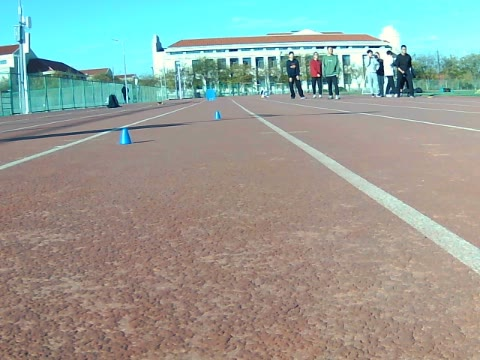
#> input picture cpp/tests/fixtures/field_20261120_primary-680.jpg, 480 x 360 px
$ python -i barrier.py   (imports and definitions only)
#> lines starting #> are read from the running program, lines starting #| are printed output that depends on the picture; after the words box and inside, x2 and y2 are one past the last pixel; in counts of white or black regions, pixels touching at a corner belong together
#> further down, picture is the input picture: shape (360, 480, 3); mean B, G, R 151.7, 159.5, 149.4
#!/usr/bin/python3
# -*- coding: utf-8 -*-
"""识别起点蓝色挡板，确认它出现后再等待移开，产生一次发车信号。"""

from collections import deque
from dataclasses import dataclass

import cv2
import numpy as np

import config as C


@dataclass
class BarrierResult:
    """一帧的挡板判断：状态、蓝色面积比例、是否存在以及是否刚可发车。"""

    state: str
    blue_ratio: float
    barrier_present: bool
    go: bool
    mask: np.ndarray


class BlueBarrierGate:
    """
    两阶段起点门：

      SEEK_BARRIER
          ↓ 5帧中至少3帧检测到蓝板
      ARMED
          ↓ 连续3帧蓝板消失
      GO

    这样不会因为程序启动时刚好没检测到蓝色，就直接误发车。
    """

    SEEK_BARRIER = "SEEK_BARRIER"
    ARMED = "ARMED"
    GO = "GO"

    def __init__(self):
        """从寻找挡板开始，准备多帧确认记录和连续消失计数。"""
        self.state = self.SEEK_BARRIER
        self.arm_hist = deque(maxlen=C.BARRIER_ARM_WINDOW)
        self.clear_streak = 0

    @staticmethod
    def _mask(frame):
        """按配置筛出蓝色像素并去除小噪点，返回与输入等大的黑白掩膜。"""
        hsv = cv2.cvtColor(frame, cv2.COLOR_BGR2HSV)
#> hsv: shape (360, 480, 3); mean H, S, V 36.6, 67.3, 175.4

        lower = np.array(C.BARRIER_BLUE_LOWER, dtype=np.uint8)
        upper = np.array(C.BARRIER_BLUE_UPPER, dtype=np.uint8)

        mask = cv2.inRange(hsv, lower, upper)
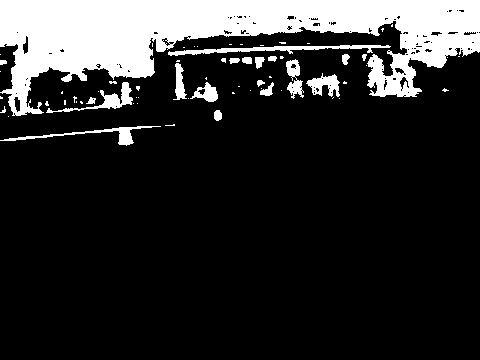
#> mask: shape (360, 480); 17.5% white; 67 white regions (48 under 20 px), largest, box (x1, y1, x2, y2) and area: (0, 0, 480, 116) 26040, (168, 45, 391, 56) 863, (0, 126, 161, 146) 574

        # 小量形态学去噪，不改变主体面积太多
        kernel = np.ones((3, 3), np.uint8)
        mask = cv2.morphologyEx(
            mask,
            cv2.MORPH_OPEN,
            kernel,
            iterations=1,
        )
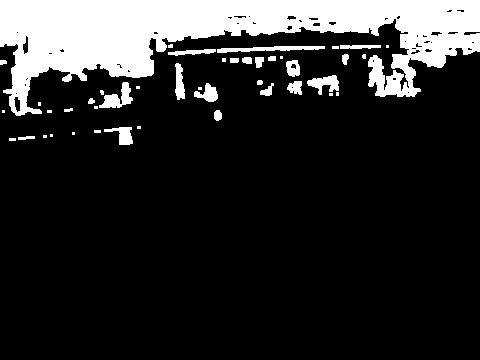
#> mask: shape (360, 480); 16.9% white; 44 white regions (18 under 20 px), largest, box (x1, y1, x2, y2) and area: (0, 0, 480, 116) 25681, (217, 46, 325, 53) 432, (99, 82, 133, 108) 416

        return mask

    def update(self, frame):
        """用当前画面推进挡板状态，只在首次满足移开条件时返回发车信号。"""
        mask = self._mask(frame)

        blue_ratio = cv2.countNonZero(mask) / float(mask.shape[0] * mask.shape[1])
#> blue_ratio = 0.169

        present = blue_ratio >= C.BARRIER_BLUE_RATIO_THRESHOLD
#> present = False

        go = False

        if self.state == self.SEEK_BARRIER:
            self.arm_hist.append(1 if present else 0)

            if (
                len(self.arm_hist) == C.BARRIER_ARM_WINDOW
                and sum(self.arm_hist) >= C.BARRIER_ARM_HITS
            ):
                self.state = self.ARMED
                self.clear_streak = 0

        elif self.state == self.ARMED:
            if present:
                self.clear_streak = 0
            else:
                self.clear_streak += 1

                if self.clear_streak >= C.BARRIER_CLEAR_FRAMES:
                    self.state = self.GO
                    go = True

        return BarrierResult(
            state=self.state,
            blue_ratio=float(blue_ratio),
            barrier_present=bool(present),
            go=bool(go),
            mask=mask,
        )

>>> import cv2
>>> picture = cv2.imread('../../tests/fixtures/field_20261120_primary-680.jpg')
>>> result = BlueBarrierGate().update(picture)

$ run again, on cpp/tests/fixtures/field_20261120_primary-687.jpg
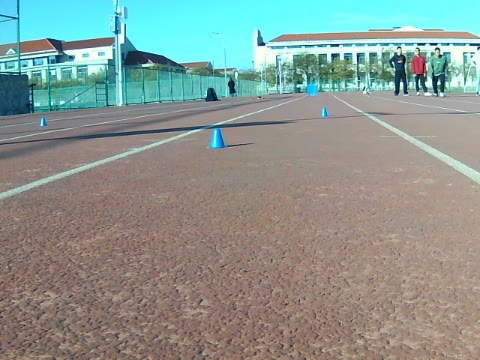
#> input picture cpp/tests/fixtures/field_20261120_primary-687.jpg, 480 x 360 px
#> picture is the input picture: shape (360, 480, 3); mean B, G, R 144.8, 151.3, 138.1
#> hsv: shape (360, 480, 3); mean H, S, V 39.2, 66.6, 165
#> in _mask, `mask = cv2.inRange(hsv, lower, upper)`:
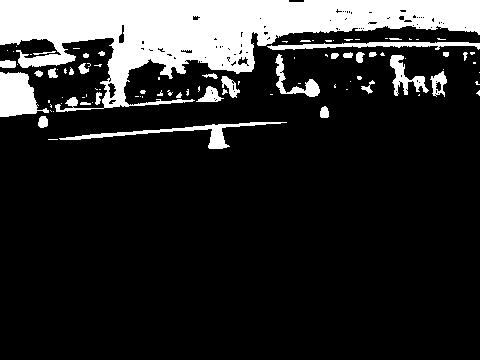
#> mask: shape (360, 480); 17.1% white; 92 white regions (59 under 20 px), largest, box (x1, y1, x2, y2) and area: (0, 0, 480, 112) 22865, (0, 72, 49, 117) 1436, (59, 122, 287, 149) 1053
#> in _mask, `mask = cv2.morphologyEx( mask, cv2.MORPH_OPEN, kernel, iterations=1, )`:
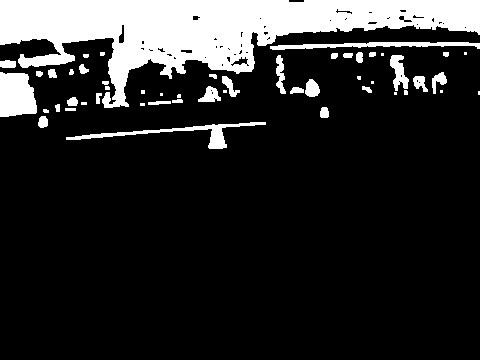
#> mask: shape (360, 480); 16.5% white; 51 white regions (16 under 20 px), largest, box (x1, y1, x2, y2) and area: (0, 0, 480, 108) 22248, (0, 72, 37, 117) 1400, (66, 122, 266, 149) 999
#> blue_ratio = 0.165
#> present = False

$ run again, on cpp/tests/fixtures/field_20261120_primary-688.jpg
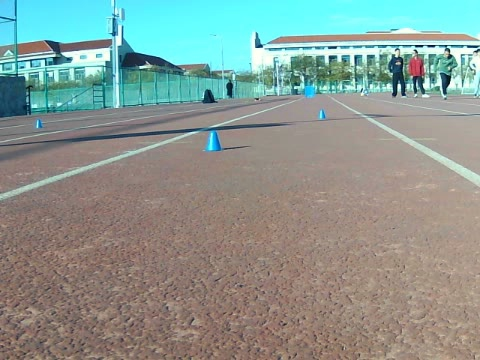
#> input picture cpp/tests/fixtures/field_20261120_primary-688.jpg, 480 x 360 px
#> picture is the input picture: shape (360, 480, 3); mean B, G, R 145.7, 152.1, 138.1
#> hsv: shape (360, 480, 3); mean H, S, V 39.6, 67.2, 165.8
#> in _mask, `mask = cv2.inRange(hsv, lower, upper)`:
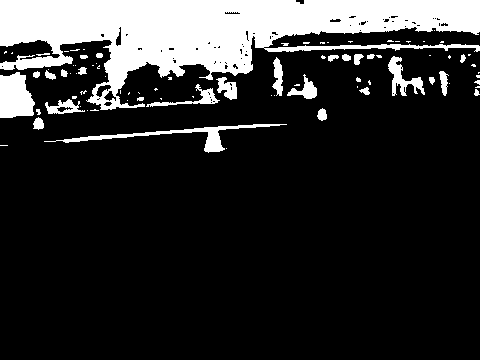
#> mask: shape (360, 480); 17.6% white; 86 white regions (57 under 20 px), largest, box (x1, y1, x2, y2) and area: (0, 0, 480, 110) 24547, (0, 72, 35, 118) 1270, (44, 124, 287, 153) 1091
#> in _mask, `mask = cv2.morphologyEx( mask, cv2.MORPH_OPEN, kernel, iterations=1, )`:
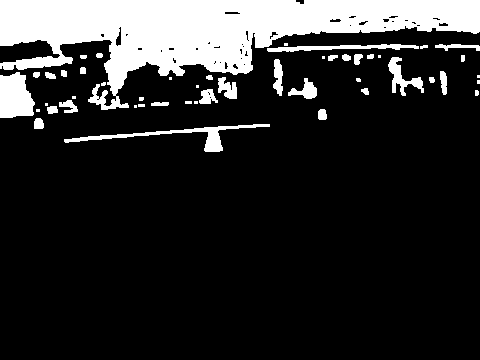
#> mask: shape (360, 480); 17% white; 49 white regions (15 under 20 px), largest, box (x1, y1, x2, y2) and area: (0, 0, 480, 110) 23443, (0, 72, 35, 118) 1269, (64, 124, 270, 152) 1038
#> blue_ratio = 0.17
#> present = False
